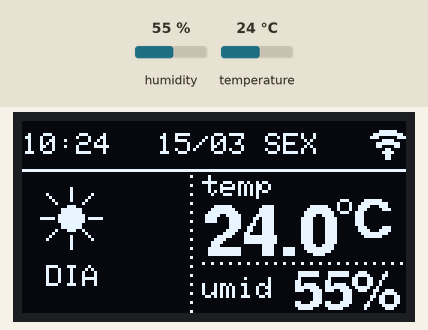
Bench run of a program on a simulated ESP32. Shown: 128×64 one-colour display. The inputs (shaded band) are chosen by the test bench; at power-on: humidity 55 %, temperature 24 °C. WiFi joins after 1.5 s; servers stay silent unless stated; the local clock reads 2024-03-15 10:24:30 at power-on unless the program sets it.

Above: at 2.7 s.
2.8 s: humidity set to 22 %
At 4.2 s:
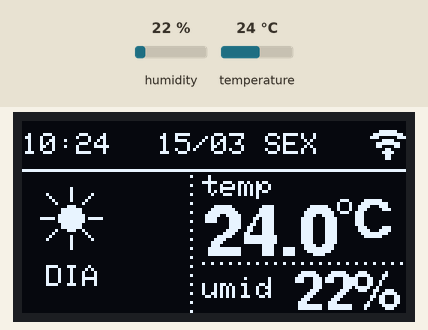
4.5 s: temperature set to 12 °C
At 5.4 s:
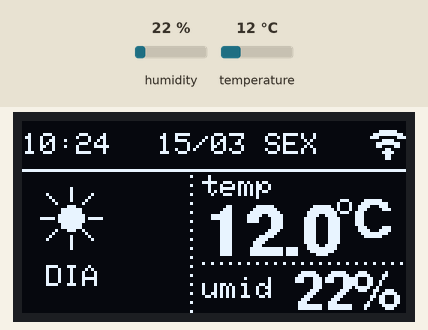
6.1 s: humidity set to 40 %
At 6.7 s:
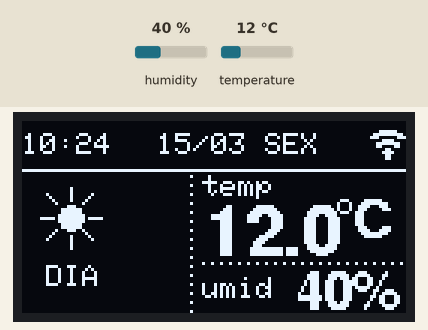
7.7 s: temperature set to 19 °C
At 9.1 s:
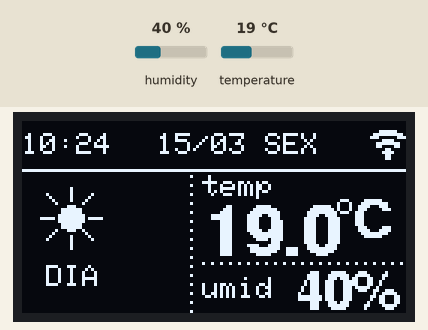
Timing chart, 0 to 10.7 s (numbered marks = the images above; inputs shaded):
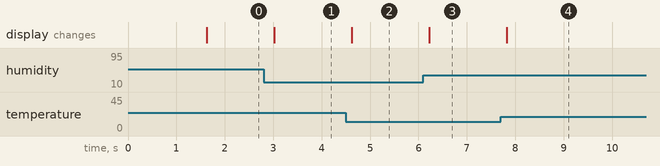

The program:

main.cpp
```cpp
#include "Adafruit_HTU21DF.h"
#include <Adafruit_GFX.h>
#include <Adafruit_SSD1306.h>
#include <Arduino.h>
#include <Fonts/FreeSansBold12pt7b.h>
#include <Fonts/FreeSansBold9pt7b.h>
#include <Wire.h>
#include <math.h>
#include <time.h> // Nativo do ESP32/C++

// --- Network & Web ---
#include "web_assets.h"
#include <AsyncTCP.h>
#include <ESPAsyncWebServer.h>
#include <WiFi.h>

// ==========================================
// CONFIGURAÇÕES WIFI
// ==========================================
const char *ssid = "RAUL";
const char *password = "24681357";
// ==========================================

// --- Hardware Setup ---
#define I2C_SDA 5
#define I2C_SCL 4
#define SCREEN_WIDTH 128
#define SCREEN_HEIGHT 64
#define YELLOW_HEIGHT 16

Adafruit_SSD1306 display(SCREEN_WIDTH, SCREEN_HEIGHT, &Wire, -1);
Adafruit_HTU21DF htu = Adafruit_HTU21DF();
AsyncWebServer server(80);

// Configuração de Tempo (Brasília UTC-3)
const char *ntpServer = "pool.ntp.org";
const long gmtOffset_sec = -3 * 3600;
const int daylightOffset_sec = 0;

// --- Variáveis Globais ---
unsigned long lastUpdate = 0;
const long updateInterval = 2000;
unsigned long lastAnimUpdate = 0;
const long animInterval = 200;
int animationFrame = 0;
bool sensorOk = true;

// --- BITMAPS ---

// WiFi Conectado (12x10) - Ondas clássicas
const unsigned char PROGMEM icon_wifi_on[] = {
    0x1F, 0x80, 0x7F, 0xE0, 0xE0, 0x70, 0x0F, 0x00, 0x3F, 0xC0,
    0x30, 0xC0, 0x06, 0x00, 0x0F, 0x00, 0x06, 0x00, 0x06, 0x00
};

// WiFi Desconectado (12x10) - Com um "X" de erro
const unsigned char PROGMEM icon_wifi_off[] = {
    0x1F, 0x80, 0x10, 0x80, 0x12, 0x40, 0x04, 0x80, 0x01, 0x00,
    0x02, 0x80, 0x04, 0x40, 0x02, 0x80, 0x01, 0x00, 0x00, 0x00
};
// Lua realista (20x20) - Com crateras e textura
const unsigned char PROGMEM icon_moon[] = {
0x07, 0x80, 0x00, //     ####              (Estrela topo)
    0x0F, 0xC0, 0x10, //    ######         .
    0x1F, 0x00, 0x00, //   #####
    0x3E, 0x00, 0x08, //  ####             .
    0x7C, 0x00, 0x00, // #####
    0x78, 0x04, 0x00, // ####         .
    0xF0, 0x00, 0x20, //####              .
    0xF0, 0x00, 0x00, //####
    0xF0, 0x02, 0x00, //####        .
    0xF0, 0x00, 0x00, //####
    0xF0, 0x00, 0x00, //####
    0x78, 0x01, 0x00, // ####       .
    0x7C, 0x00, 0x00, // #####
    0x3E, 0x00, 0x10, //  ####             .
    0x1F, 0x00, 0x00, //   #####
    0x0F, 0xC0, 0x00, //    ######
    0x07, 0x80, 0x04, //     ####         .
    0x01, 0xE0, 0x00, //       ####
    0x00, 0x00, 0x00,
    0x00, 0x00, 0x00
};
// Gota Outline (12x14)
const unsigned char PROGMEM icon_drop_outline[] = {
    0x06, 0x00, 0x0F, 0x00, 0x0F, 0x00, 0x1F, 0x80, 0x3F, 0xC0,
    0x7F, 0xE0, 0x70, 0xE0, 0xE0, 0x70, 0xE0, 0x70, 0xE0, 0x70,
    0x70, 0xE0, 0x3F, 0xC0, 0x1F, 0x80, 0x00, 0x00
};
// --- Funções Auxiliares ---

// Desenha Sol (Dia)
void drawAnimatedSun(int x, int y, int frame) {
  int cx = x + 10;
  int cy = y + 10;
  int radius = 4;
  display.fillCircle(cx, cy, radius, SSD1306_WHITE);
  float angleOffset = (frame * (PI / 2.0));
  for (int i = 0; i < 8; i++) {
    float angle = (i * PI / 4) + angleOffset;
    display.drawLine(cx + 6 * cos(angle), cy + 6 * sin(angle),
                     cx + 10 * cos(angle), cy + 10 * sin(angle), SSD1306_WHITE);
  }
}

// Desenha Gota Animada
void drawAnimatedDrop(int x, int y, float humidity) {
  int maxFillHeight = 10;
  int fillHeight = (humidity / 100.0) * maxFillHeight;
  if (fillHeight < 1)
    fillHeight = 1;
  display.fillRect(x + 2, y + (14 - fillHeight) - 2, 6, fillHeight,
                   SSD1306_WHITE);
  display.drawBitmap(x, y, icon_drop_outline, 10, 14, SSD1306_WHITE);
}

// Verifica se é Dia ou Noite
bool isDaytime() {
  struct tm timeinfo;
  if (!getLocalTime(&timeinfo)) {
    return true; // Default dia se falhar
  }
  // Considera dia entre 06:00 e 18:00
  return (timeinfo.tm_hour >= 6 && timeinfo.tm_hour < 18);
}

void drawHeader() {
  // Área Amarela: Hora + Data + WiFi
  struct tm timeinfo;
  bool timeSynced = getLocalTime(&timeinfo);

  display.setFont();
  display.setTextSize(1);

  if (timeSynced) {
    // 1. Hora (Esquerda) -> "20:25"
    display.setCursor(0, 4);
    char timeStr[6];
    sprintf(timeStr, "%02d:%02d", timeinfo.tm_hour, timeinfo.tm_min);
    display.print(timeStr);

    // 2. Data + Dia da Semana (Centro) -> "08/02 SAB"
    display.setCursor(45, 4);
    char dateStr[12];
    const char *days[] = {"DOM", "SEG", "TER", "QUA", "QUI", "SEX", "SAB"};
    sprintf(dateStr, "%02d/%02d %s", timeinfo.tm_mday, timeinfo.tm_mon + 1,
            days[timeinfo.tm_wday]);
    display.print(dateStr);
  } else {
    display.setCursor(0, 4);
    display.print("--:-- --/-- ---");
  }

  // 3. WiFi (Direita)
  if (WiFi.status() == WL_CONNECTED) {
    display.drawBitmap(116, 3, icon_wifi_on, 12, 10, SSD1306_WHITE);
  } else {
    display.drawBitmap(116, 3, icon_wifi_off, 12, 10, SSD1306_WHITE);
  }

  // Divisória Horizontal
  display.drawLine(0, YELLOW_HEIGHT, SCREEN_WIDTH, YELLOW_HEIGHT,
                   SSD1306_WHITE);
}

void setup() {
  Serial.begin(115200);
  Wire.begin(I2C_SDA, I2C_SCL);

  if (!display.begin(SSD1306_SWITCHCAPVCC, 0x3C)) {
    Serial.println(F("Falha OLED"));
    while (1)
      ;
  }
  display.setTextColor(SSD1306_WHITE);

  sensorOk = htu.begin();
  if (!sensorOk)
    Serial.println("HTU21D Falhou");

  // Conexão WiFi e Tempo
  WiFi.mode(WIFI_STA);
  WiFi.begin(ssid, password);

  display.clearDisplay();
  display.setCursor(10, 30);
  display.print("Conectando...");
  display.display();

  int t = 0;
  while (WiFi.status() != WL_CONNECTED && t < 20) {
    delay(500);
    t++;
  }

  if (WiFi.status() == WL_CONNECTED) {
    configTime(gmtOffset_sec, daylightOffset_sec, ntpServer);
  }

  // Web Server
  server.on("/", HTTP_GET, [](AsyncWebServerRequest *request) {
    request->send(200, "text/html", index_html);
  });
  server.on("/events", HTTP_GET, [](AsyncWebServerRequest *request) {
    float t = htu.readTemperature();
    float h = htu.readHumidity();
    if (isnan(t))
      t = 0;
    if (isnan(h))
      h = 0;
    String json =
        "{\"temperature\":" + String(t) + ",\"humidity\":" + String(h) + "}";
    request->send(200, "application/json", json);
  });
  server.begin();
}

void loop() {
  unsigned long currentMillis = millis();

  // Animação & Atualização de Tela
  if (currentMillis - lastAnimUpdate >= animInterval) {
    lastAnimUpdate = currentMillis;
    animationFrame = (animationFrame + 1) % 4;

    // Leitura rápida (HTU21D é rápido o suficiente)
    float t = htu.readTemperature();
    float h = htu.readHumidity();
    if (isnan(t))
      t = 0.0;
    if (isnan(h))
      h = 0.0;

    display.clearDisplay();

    // === TOPO (AMARELO) ===
    drawHeader();

    // === CORPO (AZUL) ===
    // 1. Ícone Clima (Sol/Lua)
    if (isDaytime()) {
      drawAnimatedSun(6, 22, animationFrame);
      display.setFont();
      display.setTextSize(1);
      display.setCursor(8, 48);
      display.print("DIA");
    } else {
      display.drawBitmap(6, 22, icon_moon, 20, 20, SSD1306_WHITE);
      display.setFont();
      display.setTextSize(1);
      display.setCursor(4, 48);
      display.print("NOITE");
    }

    // Divisória Vertical
    for (int i = YELLOW_HEIGHT + 2; i < 64; i += 3)
      display.drawPixel(56, i, SSD1306_WHITE);

    // 2. Valores
    // Temp
    display.setFont();
    display.setCursor(60, 18);
    display.print("temp");

    // Mostra Hora Grande ao lado da temp? Não, mostra Temp Grande
    display.setFont(&FreeSansBold12pt7b);
    display.setCursor(60, 44);
    display.print(t, 1);
    display.setFont(&FreeSansBold9pt7b);
    display.setCursor(110, 38);
    display.print("C");
    display.drawCircle(107, 28, 2, SSD1306_WHITE);

    // Divisória Horizontal Direita
    for (int i = 60; i < 128; i += 3)
      display.drawPixel(i, 47, SSD1306_WHITE);

    // Hum
    display.setFont();
    display.setCursor(60, 52);
    display.print("umid");
    display.setFont(&FreeSansBold9pt7b);
    display.setCursor(90, 62);
    display.print((int)h);
    display.print("%");

    display.display();
  }
}
```

web_assets.h
```cpp
#ifndef WEB_ASSETS_H
#define WEB_ASSETS_H

const char index_html[] PROGMEM = R"rawliteral(
<!DOCTYPE HTML><html>
<head>
  <title>ESP32 Environment Monitor</title>
  <meta name="viewport" content="width=device-width, initial-scale=1">
  <script src="https://cdn.jsdelivr.net/npm/chart.js"></script>
  <link href="https://fonts.googleapis.com/css2?family=Roboto:wght@300;400;700&display=swap" rel="stylesheet">
  <style>
    :root {
      --bg-color: #121212;
      --card-bg: #1e1e1e;
      --text-primary: #ffffff;
      --text-secondary: #b0b0b0;
      --accent-temp: #ff5252;
      --accent-hum: #448aff;
      --glass: rgba(255, 255, 255, 0.05);
    }
    body {
      font-family: 'Roboto', sans-serif;
      background-color: var(--bg-color);
      color: var(--text-primary);
      margin: 0;
      padding: 20px;
      display: flex;
      flex-direction: column;
      align-items: center;
      min-height: 100vh;
    }
    h1 { font-weight: 300; letter-spacing: 2px; margin-bottom: 30px; }
    .status-bar {
      display: flex;
      gap: 15px;
      margin-bottom: 30px;
      font-size: 0.9rem;
      color: var(--text-secondary);
    }
    .pulse {
      width: 10px; height: 10px;
      background-color: #00e676;
      border-radius: 50%;
      box-shadow: 0 0 0 rgba(0, 230, 118, 0.4);
      animation: pulse 2s infinite;
    }
    @keyframes pulse {
      0% { box-shadow: 0 0 0 0 rgba(0, 230, 118, 0.4); }
      70% { box-shadow: 0 0 0 10px rgba(0, 230, 118, 0); }
      100% { box-shadow: 0 0 0 0 rgba(0, 230, 118, 0); }
    }
    .dashboard {
      display: grid;
      grid-template-columns: repeat(auto-fit, minmax(300px, 1fr));
      gap: 20px;
      width: 100%;
      max-width: 800px;
      margin-bottom: 30px;
    }
    .card {
      background: var(--card-bg);
      border-radius: 15px;
      padding: 25px;
      box-shadow: 0 10px 30px rgba(0,0,0,0.5);
      position: relative;
      overflow: hidden;
      transition: transform 0.3s ease;
    }
    .card:hover { transform: translateY(-5px); }
    .card::before {
      content: '';
      position: absolute;
      top: 0; left: 0; right: 0; height: 4px;
    }
    .card-temp::before { background: linear-gradient(90deg, #ff8a80, #ff5252); }
    .card-hum::before { background: linear-gradient(90deg, #82b1ff, #448aff); }

    .card-header {
      display: flex;
      justify-content: space-between;
      align-items: center;
      margin-bottom: 20px;
    }
    .card-title { font-size: 1.2rem; font-weight: 700; color: var(--text-secondary); text-transform: uppercase; }
    .icon { font-size: 1.5rem; }

    .value-container { display: flex; align-items: baseline; gap: 5px; }
    .value { font-size: 4rem; font-weight: 700; }
    .unit { font-size: 1.5rem; color: var(--text-secondary); }

    .stats {
      margin-top: 20px;
      display: flex;
      justify-content: space-between;
      font-size: 0.9rem;
      color: var(--text-secondary);
      border-top: 1px solid rgba(255,255,255,0.1);
      padding-top: 15px;
    }

    .chart-container {
      background: var(--card-bg);
      border-radius: 15px;
      padding: 20px;
      width: 100%;
      max-width: 800px;
      box-shadow: 0 10px 30px rgba(0,0,0,0.5);
    }
  </style>
</head>
<body>
  <div class="status-bar">
    <div style="display:flex; align-items:center; gap:8px;">
      <div class="pulse"></div> <span>SYSTEM ONLINE</span>
    </div>
    <div id="clock">00:00:00</div>
  </div>

  <h1>ESP32 MONITOR</h1>

  <div class="dashboard">
    <!-- Card Temperatura -->
    <div class="card card-temp">
      <div class="card-header">
        <span class="card-title">Temperatura</span>
        <span class="icon">🌡️</span>
      </div>
      <div class="value-container">
        <span id="temp" class="value">--</span>
        <span class="unit">°C</span>
      </div>
      <div class="stats">
        <span>Min: <span id="minTemp">--</span></span>
        <span>Max: <span id="maxTemp">--</span></span>
      </div>
    </div>

    <!-- Card Umidade -->
    <div class="card card-hum">
      <div class="card-header">
        <span class="card-title">Umidade</span>
        <span class="icon">💧</span>
      </div>
      <div class="value-container">
        <span id="hum" class="value">--</span>
        <span class="unit">%</span>
      </div>
      <div class="stats">
        <span>Min: <span id="minHum">--</span></span>
        <span>Max: <span id="maxHum">--</span></span>
      </div>
    </div>
  </div>

  <div class="chart-container">
    <canvas id="envChart"></canvas>
  </div>

  <script>
    // Clock
    setInterval(() => {
      document.getElementById('clock').innerText = new Date().toLocaleTimeString();
    }, 1000);

    // Chart Setup
    const ctx = document.getElementById('envChart').getContext('2d');
    const chart = new Chart(ctx, {
      type: 'line',
      data: {
        labels: [],
        datasets: [{
          label: 'Temperatura (°C)',
          borderColor: '#ff5252',
          backgroundColor: 'rgba(255, 82, 82, 0.1)',
          yAxisID: 'y',
          data: [],
          tension: 0.4,
          fill: true
        }, {
          label: 'Umidade (%)',
          borderColor: '#448aff',
          backgroundColor: 'rgba(68, 138, 255, 0.1)',
          yAxisID: 'y1',
          data: [],
          tension: 0.4,
          fill: true
        }]
      },
      options: {
        responsive: true,
        interaction: { mode: 'index', intersect: false },
        scales: {
          x: { ticks: { color: '#b0b0b0' }, grid: { color: '#333' } },
          y: {
            type: 'linear', display: true, position: 'left',
            ticks: { color: '#ff5252' }, grid: { color: '#333' }
          },
          y1: {
            type: 'linear', display: true, position: 'right',
            grid: { drawOnChartArea: false }, ticks: { color: '#448aff' }
          }
        },
        plugins: { legend: { labels: { color: '#fff' } } }
      }
    });

    // Data Fetching
    let minT = 100, maxT = -100, minH = 100, maxH = 0;

    function fetchData() {
      fetch('/events')
        .then(response => response.json())
        .then(data => {
          // Update Values
          document.getElementById('temp').innerText = data.temperature.toFixed(1);
          document.getElementById('hum').innerText = data.humidity.toFixed(0);

          // Update Stats
          minT = Math.min(minT, data.temperature);
          maxT = Math.max(maxT, data.temperature);
          minH = Math.min(minH, data.humidity);
          maxH = Math.max(maxH, data.humidity);

          document.getElementById('minTemp').innerText = minT.toFixed(1);
          document.getElementById('maxTemp').innerText = maxT.toFixed(1);
          document.getElementById('minHum').innerText = minH.toFixed(0);
          document.getElementById('maxHum').innerText = maxH.toFixed(0);

          // Update Chart
          const now = new Date().toLocaleTimeString();
          if (chart.data.labels.length > 20) {
            chart.data.labels.shift();
            chart.data.datasets[0].data.shift();
            chart.data.datasets[1].data.shift();
          }
          chart.data.labels.push(now);
          chart.data.datasets[0].data.push(data.temperature);
          chart.data.datasets[1].data.push(data.humidity);
          chart.update();
        });
    }

    setInterval(fetchData, 2000);
  </script>
</body>
</html>
)rawliteral";

#endif
```

Measured:
- after the input at 2.8 s, the display: changes after 0.22 s (image 1)
- after the input at 4.5 s, the display: changes after 0.12 s (image 2)
- after the input at 6.1 s, the display: changes after 0.12 s (image 3)
- after the input at 7.7 s, the display: changes after 0.12 s (image 4)
